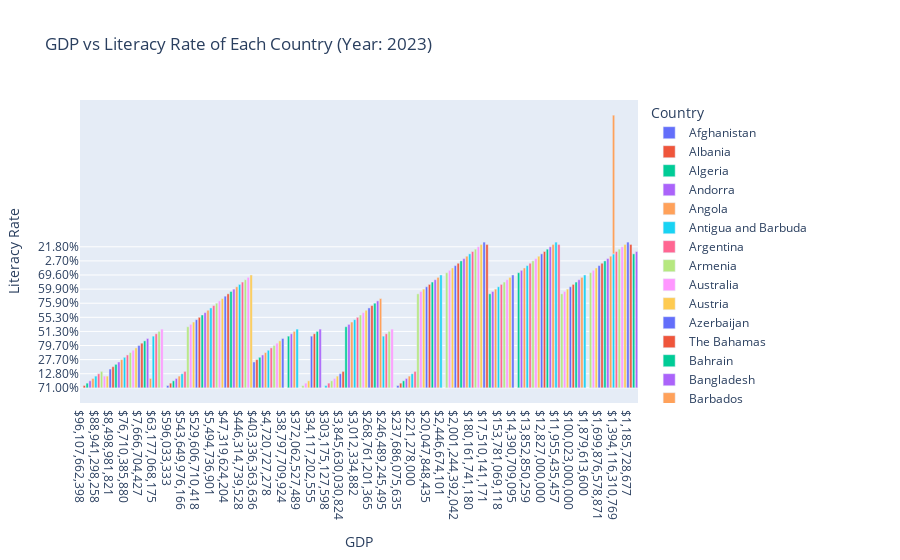

The code cell stored with this chart in its notebook:
### Markdown cell above
#11. Plot the GDP and Literacy rate of the each country (Year : 2021)

### Code cell
import plotly.express as px

# Filter data for the year 2021
df_2023 = df[df['Year'] == 2021]
df = pd.read_csv('world_literacy_data_2021_2023.csv') # iris is a pandas DataFrame
fig = px.bar(df_2023, x="GDP", y="Literacy Rate", color='Country',
                                 title='GDP vs Literacy Rate of Each Country (Year: 2023)')


fig.update_layout(
    xaxis_title='GDP',
    yaxis_title='Literacy Rate',
    legend_title='Country'
)
fig.show()
